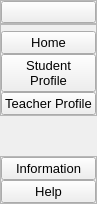
     <widget class="QWidget" name="leftMenuContainer" native="true">
      <property name="sizePolicy">
       <sizepolicy hsizetype="Preferred" vsizetype="Preferred">
        <horstretch>0</horstretch>
        <verstretch>0</verstretch>
       </sizepolicy>
      </property>
      <property name="minimumSize">
       <size>
        <width>0</width>
        <height>0</height>
       </size>
      </property>
      <property name="maximumSize">
       <size>
        <width>45</width>
        <height>16777215</height>
       </size>
      </property>
      <layout class="QVBoxLayout" name="verticalLayout_6">
       <property name="spacing">
        <number>0</number>
       </property>
       <property name="leftMargin">
        <number>0</number>
       </property>
       <property name="topMargin">
        <number>0</number>
       </property>
       <property name="rightMargin">
        <number>0</number>
       </property>
       <property name="bottomMargin">
        <number>0</number>
       </property>
       <item>
        <widget class="QWidget" name="leftMenuSubContainer" native="true">
         <layout class="QVBoxLayout" name="verticalLayout_7">
          <property name="spacing">
           <number>0</number>
          </property>
          <property name="leftMargin">
           <number>0</number>
          </property>
          <property name="topMargin">
           <number>0</number>
          </property>
          <property name="rightMargin">
           <number>0</number>
          </property>
          <property name="bottomMargin">
           <number>0</number>
          </property>
          <item alignment="Qt::AlignTop">
           <widget class="QFrame" name="frame">
            <property name="sizePolicy">
             <sizepolicy hsizetype="Preferred" vsizetype="Expanding">
              <horstretch>0</horstretch>
              <verstretch>0</verstretch>
             </sizepolicy>
            </property>
            <property name="styleSheet">
             <string notr="true"/>
            </property>
            <property name="frameShape">
             <enum>QFrame::StyledPanel</enum>
            </property>
            <property name="frameShadow">
             <enum>QFrame::Raised</enum>
            </property>
            <layout class="QVBoxLayout" name="verticalLayout_8">
             <property name="spacing">
              <number>0</number>
             </property>
             <property name="leftMargin">
              <number>0</number>
             </property>
             <property name="topMargin">
              <number>0</number>
             </property>
             <property name="rightMargin">
              <number>0</number>
             </property>
             <property name="bottomMargin">
              <number>0</number>
             </property>
             <item>
              <widget class="QPushButton" name="menu_pushButton">
               <property name="toolTip">
                <string>Menu</string>
               </property>
               <property name="styleSheet">
                <string notr="true">QPushButton#menu_pushButton:hover{
	background-color: rgb(36, 63, 71);
}

QPushButton#menu_pushButton:pressed{
	background-color: rgb(117, 171, 181);
}</string>
               </property>
               <property name="text">
                <string/>
               </property>
               <property name="icon">
                <iconset resource="res.qrc">
                 <normaloff>:/icons/icons/align-justify.svg</normaloff>:/icons/icons/align-justify.svg</iconset>
               </property>
               <property name="iconSize">
                <size>
                 <width>30</width>
                 <height>30</height>
                </size>
               </property>
              </widget>
             </item>
            </layout>
           </widget>
          </item>
          <item alignment="Qt::AlignTop">
           <widget class="QFrame" name="frame_2">
            <property name="sizePolicy">
             <sizepolicy hsizetype="Preferred" vsizetype="Expanding">
              <horstretch>0</horstretch>
              <verstretch>0</verstretch>
             </sizepolicy>
            </property>
            <property name="styleSheet">
             <string notr="true"/>
            </property>
            <property name="frameShape">
             <enum>QFrame::StyledPanel</enum>
            </property>
            <property name="frameShadow">
             <enum>QFrame::Raised</enum>
            </property>
            <layout class="QVBoxLayout" name="verticalLayout_9">
             <property name="spacing">
              <number>0</number>
             </property>
             <property name="leftMargin">
              <number>0</number>
             </property>
             <property name="topMargin">
              <number>6</number>
             </property>
             <property name="rightMargin">
              <number>0</number>
             </property>
             <property name="bottomMargin">
              <number>0</number>
             </property>
             <item>
              <widget class="QPushButton" name="home_pushButton">
               <property name="font">
                <font>
                 <pointsize>10</pointsize>
                </font>
               </property>
               <property name="toolTip">
                <string>Home</string>
               </property>
               <property name="styleSheet">
                <string notr="true">QPushButton#home_pushButton:hover{
background-color: rgb(36, 63, 71);
}

QPushButton#home_pushButton:pressed{
background-color: rgb(117, 171, 181);
}</string>
               </property>
               <property name="text">
                <string>Home</string>
               </property>
               <property name="icon">
                <iconset resource="res.qrc">
                 <normaloff>:/icons/icons/home.svg</normaloff>:/icons/icons/home.svg</iconset>
               </property>
               <property name="iconSize">
                <size>
                 <width>30</width>
                 <height>30</height>
                </size>
               </property>
              </widget>
             </item>
             <item>
              <widget class="QPushButton" name="dataAnalysis_pushButton">
               <property name="font">
                <font>
                 <pointsize>10</pointsize>
                </font>
               </property>
               <property name="toolTip">
                <string>Student Profile</string>
               </property>
               <property name="styleSheet">
                <string notr="true">QPushButton#dataAnalysis_pushButton:hover{
background-color: rgb(36, 63, 71);
}

QPushButton#dataAnalysis_pushButton:pressed{
background-color: rgb(117, 171, 181);
}</string>
               </property>
               <property name="text">
                <string>Student
Profile</string>
               </property>
               <property name="icon">
                <iconset resource="res.qrc">
                 <normaloff>:/icons/icons/users.svg</normaloff>:/icons/icons/users.svg</iconset>
               </property>
               <property name="iconSize">
                <size>
                 <width>30</width>
                 <height>30</height>
                </size>
               </property>
              </widget>
             </item>
             <item>
              <widget class="QPushButton" name="reports_pushButton">
               <property name="font">
                <font>
                 <pointsize>10</pointsize>
                </font>
               </property>
               <property name="toolTip">
                <string>Teacher Profile</string>
               </property>
               <property name="styleSheet">
                <string notr="true">QPushButton#reports_pushButton:hover{
background-color: rgb(36, 63, 71);
}

QPushButton#reports_pushButton:pressed{
background-color: rgb(117, 171, 181);
}</string>
               </property>
               <property name="text">
                <string>Teacher Profile</string>
               </property>
               <property name="icon">
                <iconset resource="res.qrc">
                 <normaloff>:/icons/icons/briefcase.svg</normaloff>:/icons/icons/briefcase.svg</iconset>
               </property>
               <property name="iconSize">
                <size>
                 <width>30</width>
                 <height>30</height>
                </size>
               </property>
              </widget>
             </item>
            </layout>
           </widget>
          </item>
          <item>
           <spacer name="verticalSpacer">
            <property name="orientation">
             <enum>Qt::Vertical</enum>
            </property>
            <property name="sizeHint" stdset="0">
             <size>
              <width>20</width>
              <height>40</height>
             </size>
            </property>
           </spacer>
          </item>
          <item alignment="Qt::AlignBottom">
           <widget class="QFrame" name="frame_3">
            <property name="sizePolicy">
             <sizepolicy hsizetype="Preferred" vsizetype="Preferred">
              <horstretch>0</horstretch>
              <verstretch>0</verstretch>
             </sizepolicy>
            </property>
            <property name="styleSheet">
             <string notr="true"/>
            </property>
            <property name="frameShape">
             <enum>QFrame::StyledPanel</enum>
            </property>
            <property name="frameShadow">
             <enum>QFrame::Raised</enum>
            </property>
            <layout class="QVBoxLayout" name="verticalLayout_10">
             <property name="spacing">
              <number>0</number>
             </property>
             <property name="leftMargin">
              <number>0</number>
             </property>
             <property name="topMargin">
              <number>0</number>
             </property>
             <property name="rightMargin">
              <number>0</number>
             </property>
             <property name="bottomMargin">
              <number>0</number>
             </property>
             <item>
              <widget class="QPushButton" name="information_pushButton">
               <property name="font">
                <font>
                 <pointsize>10</pointsize>
                </font>
               </property>
               <property name="toolTip">
                <string>Information about the app</string>
               </property>
               <property name="styleSheet">
                <string notr="true">QPushButton#information_pushButton:hover{
background-color: rgb(36, 63, 71);
}

QPushButton#information_pushButton:pressed{
background-color: rgb(117, 171, 181);
}</string>
               </property>
               <property name="text">
                <string>Information</string>
               </property>
               <property name="icon">
                <iconset resource="res.qrc">
                 <normaloff>:/icons/icons/info.svg</normaloff>:/icons/icons/info.svg</iconset>
               </property>
               <property name="iconSize">
                <size>
                 <width>30</width>
                 <height>30</height>
                </size>
               </property>
              </widget>
             </item>
             <item>
              <widget class="QPushButton" name="help_pushButton">
               <property name="font">
                <font>
                 <pointsize>10</pointsize>
                </font>
               </property>
               <property name="toolTip">
                <string>Get more help</string>
               </property>
               <property name="styleSheet">
                <string notr="true">QPushButton#help_pushButton:hover{
background-color: rgb(36, 63, 71);
}

QPushButton#help_pushButton:pressed{
background-color: rgb(117, 171, 181);
}</string>
               </property>
               <property name="text">
                <string>Help</string>
               </property>
               <property name="icon">
                <iconset resource="res.qrc">
                 <normaloff>:/icons/icons/help-circle.svg</normaloff>:/icons/icons/help-circle.svg</iconset>
               </property>
               <property name="iconSize">
                <size>
                 <width>30</width>
                 <height>30</height>
                </size>
               </property>
              </widget>
             </item>
            </layout>
           </widget>
          </item>
         </layout>
        </widget>
       </item>
      </layout>
     </widget>
